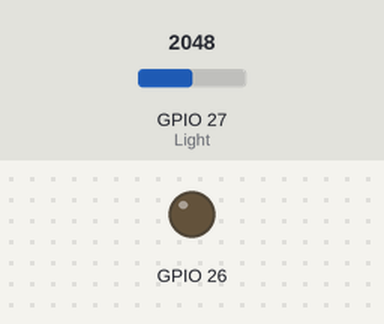
Recording of a sketch running on a simulated ESP32. On the bench: output pins drawn as LEDs (lit = HIGH). The inputs (shaded band) are chosen by the test bench; at power-on: GPIO 27 (Light) = 2048. WiFi joins after 1.5 s; servers stay silent unless stated; what the sketch prints to the serial monitor is not drawn.

Above: at 3.7 s.
3.8 s: GPIO 27 (Light) set to 1872
5.7 s: GPIO 27 (Light) set to 1747
At 7.0 s:
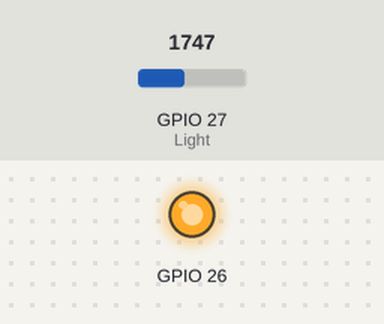
8.0 s: GPIO 27 (Light) set to 1840
At 9.7 s:
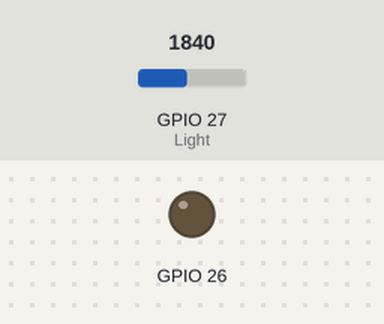
10.0 s: GPIO 27 (Light) set to 1760
At 11.3 s:
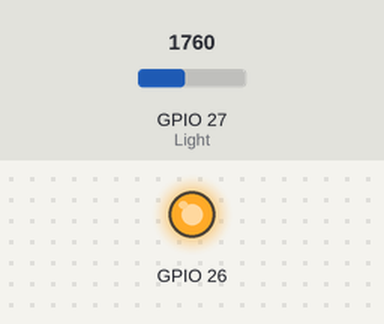
Timing chart, 0 to 13.0 s (numbered marks = the images above; inputs shaded):
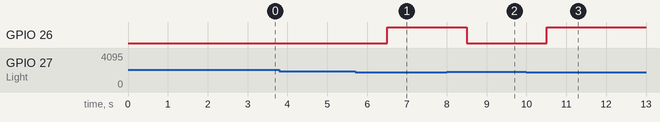

The sketch:

Web_LDR.ino
```cpp
#include <WiFi.h>
#include <WiFiClient.h>
#include <WebServer.h>

#define Light 27
const char* ssid = "TRANSWORLD";
const char* password = "03451122";

WebServer server(80);
String page ="";
int val;

 void setup() {
 Serial.begin(115200);
 pinMode (26, OUTPUT);
 delay(1000);

  WiFi.begin(ssid, password);
  Serial.println("");
  while (WiFi.status() != WL_CONNECTED) {
    delay(500);
    Serial.print(".");
  }
  Serial.println("");
  Serial.print("IP address: ");
  Serial.println(WiFi.localIP());

  server.on("/", []() {
     page = "<head>"
            "<meta http-equiv=\"refresh\" content=\"3\">"
            "</head>"
            " <body>"
            "<center>"
            " <h1>Light Dependent Resistor </h1>"
            "<h3>LDR value</h3>"
            "<h4>" + String(val) + "</h4>"
            "</center>"
            "</body>";
    server.send(200, "text/html", page);
  });
  server.begin();
  Serial.println("Web server started!");


 }

 void loop() {

  val = analogRead(Light);

   if (val<1800)
   {
    digitalWrite (26, HIGH);
   }
  else
  {
    digitalWrite (26, LOW);
  }
  Serial.println(val);

 server.handleClient();
 delay(1000);
 }
```

Measured:
- the behaviour switches between 1800 and 1799 on GPIO 27 (Light) (found by bisection; images 0 and 1)
- after the input at 3.8 s, every drawn part: stays the same
- after the input at 5.7 s, GPIO 26: LOW → HIGH after 0.80 s
- after the input at 8.0 s, GPIO 26: HIGH → LOW after 0.50 s
- after the input at 10.0 s, GPIO 26: LOW → HIGH after 0.51 s
